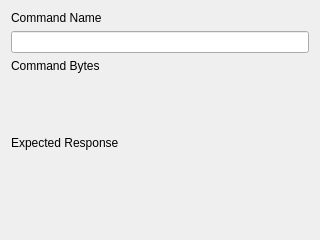
<?xml version="1.0" encoding="UTF-8"?>
<ui version="4.0">
 <class>ViewSendBytes</class>
 <widget class="QWidget" name="ViewSendBytes">
  <property name="geometry">
   <rect>
    <x>0</x>
    <y>0</y>
    <width>320</width>
    <height>240</height>
   </rect>
  </property>
  <property name="sizePolicy">
   <sizepolicy hsizetype="Expanding" vsizetype="Expanding">
    <horstretch>0</horstretch>
    <verstretch>0</verstretch>
   </sizepolicy>
  </property>
  <property name="windowTitle">
   <string>Form</string>
  </property>
  <layout class="QVBoxLayout" name="verticalLayout_2">
   <item>
    <widget class="QLabel" name="label_2">
     <property name="text">
      <string>Command Name</string>
     </property>
    </widget>
   </item>
   <item>
    <widget class="QLineEdit" name="lineEditCommandName"/>
   </item>
   <item>
    <widget class="QLabel" name="label_3">
     <property name="text">
      <string>Command Bytes</string>
     </property>
    </widget>
   </item>
   <item>
    <widget class="HexEdit" name="hexEditCommandApdu" native="true">
     <property name="sizePolicy">
      <sizepolicy hsizetype="Expanding" vsizetype="Expanding">
       <horstretch>0</horstretch>
       <verstretch>0</verstretch>
      </sizepolicy>
     </property>
     <property name="font">
      <font>
       <family>Monospace</family>
      </font>
     </property>
    </widget>
   </item>
   <item>
    <widget class="QLabel" name="label">
     <property name="text">
      <string>Expected Response</string>
     </property>
    </widget>
   </item>
   <item>
    <widget class="HexEdit" name="hexEditExpectedResponse" native="true">
     <property name="sizePolicy">
      <sizepolicy hsizetype="Preferred" vsizetype="Fixed">
       <horstretch>0</horstretch>
       <verstretch>0</verstretch>
      </sizepolicy>
     </property>
     <property name="minimumSize">
      <size>
       <width>0</width>
       <height>22</height>
      </size>
     </property>
     <property name="maximumSize">
      <size>
       <width>16777215</width>
       <height>22</height>
      </size>
     </property>
    </widget>
   </item>
   <item>
    <spacer name="verticalSpacer">
     <property name="orientation">
      <enum>Qt::Orientation::Vertical</enum>
     </property>
     <property name="sizeHint" stdset="0">
      <size>
       <width>20</width>
       <height>40</height>
      </size>
     </property>
    </spacer>
   </item>
  </layout>
 </widget>
 <customwidgets>
  <customwidget>
   <class>HexEdit</class>
   <extends>QWidget</extends>
   <header>hexedit.h</header>
  </customwidget>
 </customwidgets>
 <tabstops>
  <tabstop>lineEditCommandName</tabstop>
  <tabstop>hexEditCommandApdu</tabstop>
  <tabstop>hexEditExpectedResponse</tabstop>
 </tabstops>
 <resources/>
 <connections/>
</ui>
